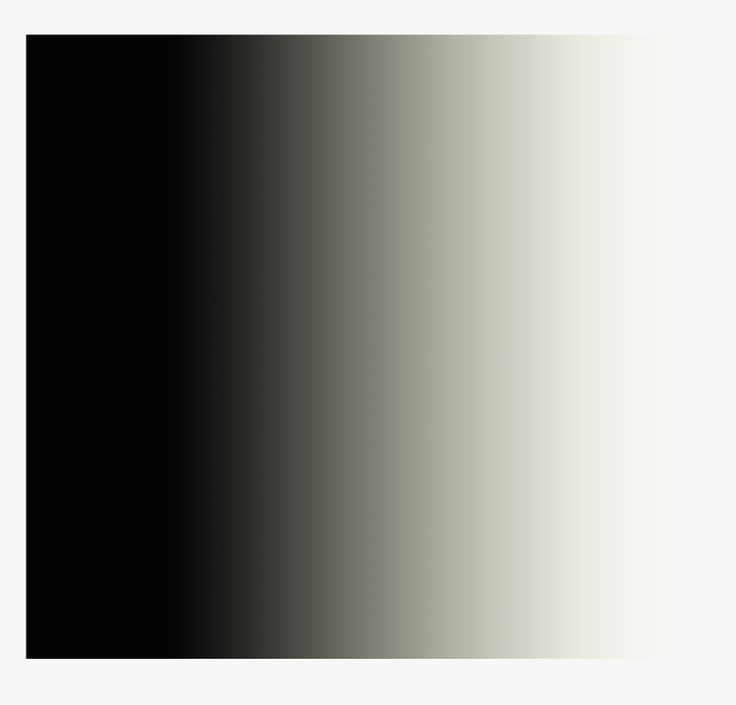
//> input picture exposicion/umbralesprev/gradient.png, 736 x 705 px
$ ./main   (built with g++ and OpenCV 4)
//> lines starting //> are read from the running program, lines starting //| are printed output that depends on the picture; after the words box and inside, x2 and y2 are one past the last pixel; in counts of white or black regions, pixels touching at a corner belong together
#include <opencv2/opencv.hpp>
#include <iostream>
#include <vector>
#include <string>

using namespace cv;
using namespace std;

// Función auxiliar para crear una grilla de imágenes
Mat createGrid(vector<Mat>& images, vector<string>& titles, int cols, int cellW, int cellH) {
    int rows = (int)ceil((double)images.size() / cols);
    int titleBarH = 30;
    Mat grid(rows * (cellH + titleBarH), cols * cellW, CV_8U, Scalar(50));

    for (size_t idx = 0; idx < images.size(); idx++) {
        int r = idx / cols;
        int c = idx % cols;

        // Redimensionar imagen al tamaño de celda
        Mat resized;
        resize(images[idx], resized, Size(cellW, cellH));

        // Copiar imagen en la celda
        Rect roi(c * cellW, r * (cellH + titleBarH) + titleBarH, cellW, cellH);
        resized.copyTo(grid(roi));

        // Escribir título
        putText(grid, titles[idx],
                Point(c * cellW + 5, r * (cellH + titleBarH) + 20),
                FONT_HERSHEY_SIMPLEX, 0.5, Scalar(255), 1);
    }
    return grid;
}

// -------------------------------------------------------
// Script 1: Tipos de umbralización global (gradient.png)
// -------------------------------------------------------
void script1() {
    Mat img = imread("../gradient.png", IMREAD_GRAYSCALE);
//> img: 705 rows x 736 cols, CV_8UC1; min 0, max 255, mean 143
    if (img.empty()) { cerr << "Error: no se pudo cargar gradient.png" << endl; return; }

    Mat thresh1, thresh2, thresh3, thresh4, thresh5;
    threshold(img, thresh1, 127, 255, THRESH_BINARY);
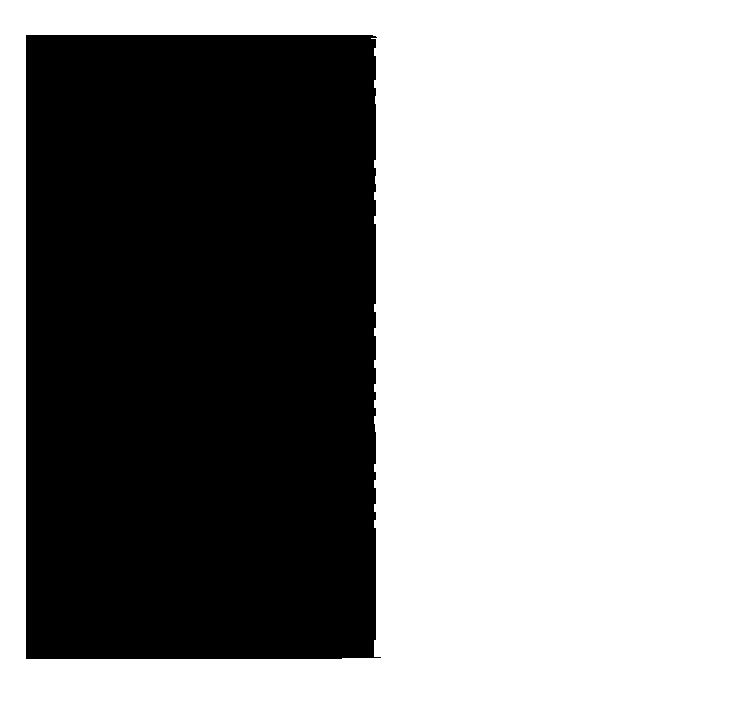
//> thresh1: 705 rows x 736 cols, CV_8UC1; 58% white; 1 black region, box (x1, y1, x2, y2) and area: (26, 35, 381, 659) 218066
    threshold(img, thresh2, 127, 255, THRESH_BINARY_INV);
    threshold(img, thresh3, 127, 255, THRESH_TRUNC);
    threshold(img, thresh4, 127, 255, THRESH_TOZERO);
    threshold(img, thresh5, 127, 255, THRESH_TOZERO_INV);
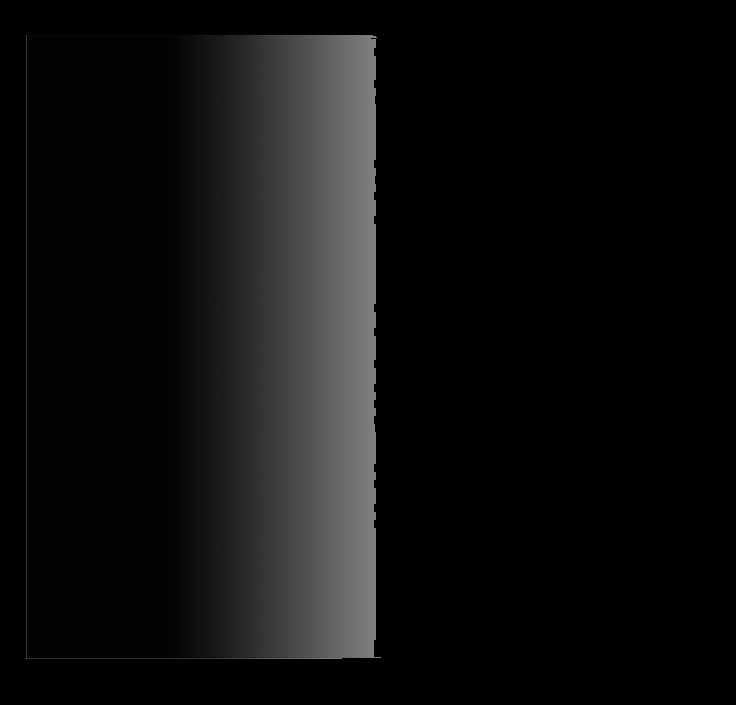
//> thresh5: 705 rows x 736 cols, CV_8UC1; min 0, max 127, mean 15.6

    vector<Mat> images = {img, thresh1, thresh2, thresh3, thresh4, thresh5};
    vector<string> titles = {"Original", "BINARY", "BINARY INV", "TRUNC", "TOZERO", "TOZERO INV"};

    Mat grid = createGrid(images, titles, 3, img.cols, img.rows);
//> in createGrid, `int rows = (int)ceil((double)images.size() / cols);`: rows = 2
//> in createGrid, `Mat grid(rows * (cellH + titleBarH), cols * cellW, CV_8U, Scalar(50));`: grid: 1470 rows x 2208 cols, CV_8UC1; every value is 50
//> the loop in createGrid, `for (size_t idx = 0; idx < images.size(); idx++)` made 6 passes
//> after the loop in createGrid, `for (size_t idx = 0; idx < images.size(); idx++)`:
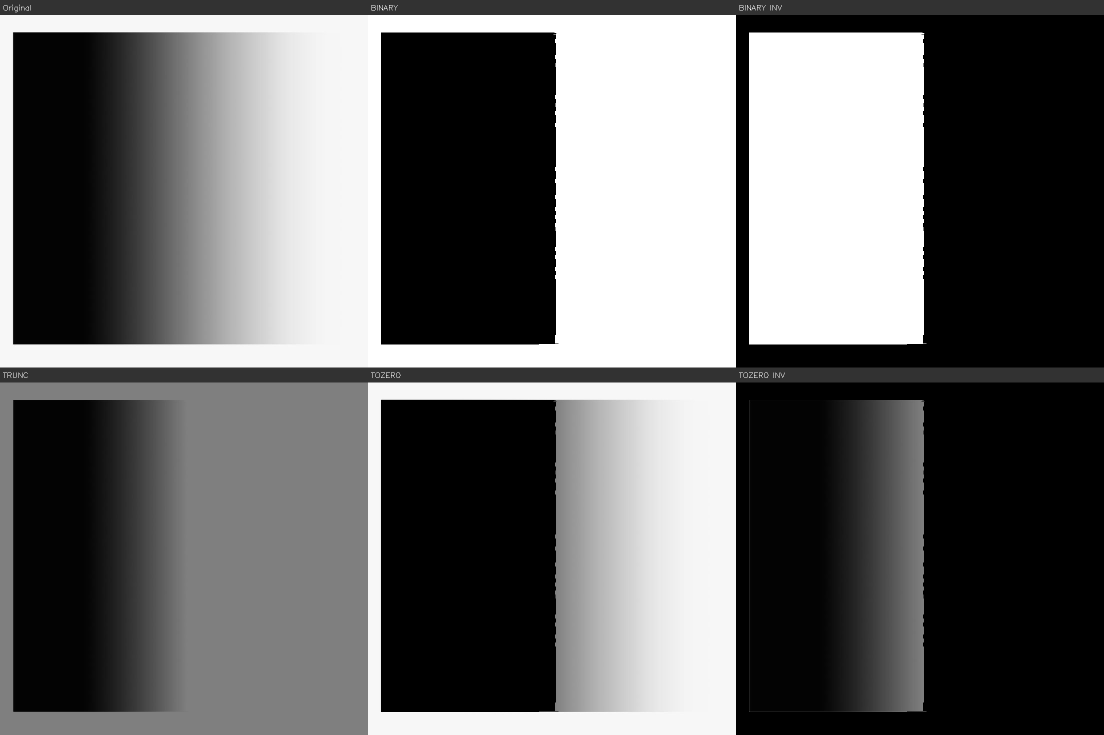
//> grid: 1470 rows x 2208 cols, CV_8UC1 (shown at 1/2 size); min 0, max 255, mean 102.9

    namedWindow("Script 1 - Umbrales Globales", WINDOW_NORMAL);
    imshow("Script 1 - Umbrales Globales", grid);
}

// -------------------------------------------------------
// Script 2: Umbralización adaptativa (sudoku.png)
// -------------------------------------------------------
void script2() {
    Mat img = imread("../sudoku.png", IMREAD_GRAYSCALE);
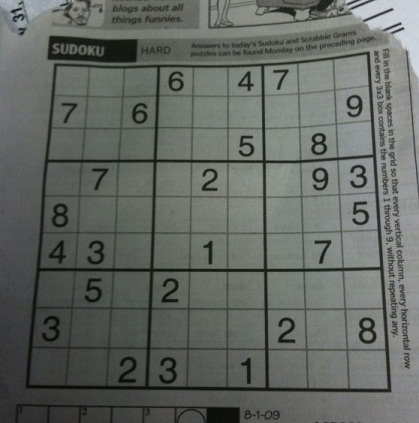
//> input picture exposicion/umbralesprev/sudoku.png, 419 x 423 px
//> img: 423 rows x 419 cols, CV_8UC1; min 5, max 218, mean 101.9
    if (img.empty()) { cerr << "Error: no se pudo cargar sudoku.png" << endl; return; }

    medianBlur(img, img, 5);

    Mat th1, th2, th3;
    threshold(img, th1, 127, 255, THRESH_BINARY);
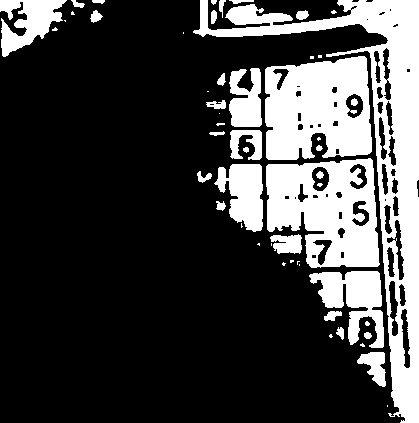
//> th1: 423 rows x 419 cols, CV_8UC1; 26% white; 53 white regions (23 under 20 px), largest, box (x1, y1, x2, y2) and area: (193, 0, 419, 423) 16674, (265, 56, 372, 160) 8942, (266, 158, 380, 268) 8657
    adaptiveThreshold(img, th2, 255, ADAPTIVE_THRESH_MEAN_C,     THRESH_BINARY, 11, 2);
//> th2: 423 rows x 419 cols, CV_8UC1; 77.3% white; 660 black regions (472 under 20 px), largest, box (x1, y1, x2, y2) and area: (25, 51, 391, 393) 10186, (141, 0, 404, 49) 3644, (47, 36, 138, 62) 1324
    adaptiveThreshold(img, th3, 255, ADAPTIVE_THRESH_GAUSSIAN_C, THRESH_BINARY, 11, 2);
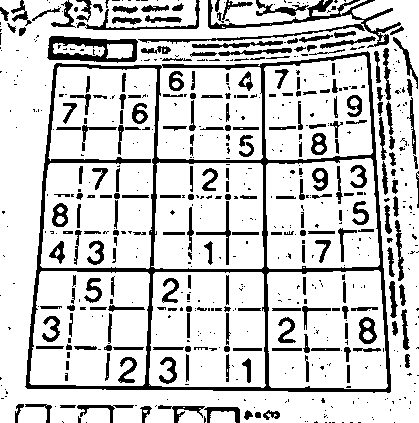
//> th3: 423 rows x 419 cols, CV_8UC1; 80.5% white; 648 black regions (412 under 20 px), largest, box (x1, y1, x2, y2) and area: (25, 51, 391, 393) 9369, (138, 0, 401, 48) 1856, (47, 36, 138, 63) 1212

    vector<Mat> images = {img, th1, th2, th3};
    vector<string> titles = {"Original", "Global (v=127)", "Adaptive Mean", "Adaptive Gaussian"};

    Mat grid = createGrid(images, titles, 2, img.cols, img.rows);
//> call 2 of createGrid, with cols = 2, cellW = 419, cellH = 423
//> in createGrid (call 2), `Mat grid(rows * (cellH + titleBarH), cols * cellW, CV_8U, Scalar(50));`: grid: 906 rows x 838 cols, CV_8UC1; every value is 50
//> the loop in createGrid (call 2), `for (size_t idx = 0; idx < images.size(); idx++)` made 4 passes
//> after the loop in createGrid (call 2), `for (size_t idx = 0; idx < images.size(); idx++)`:
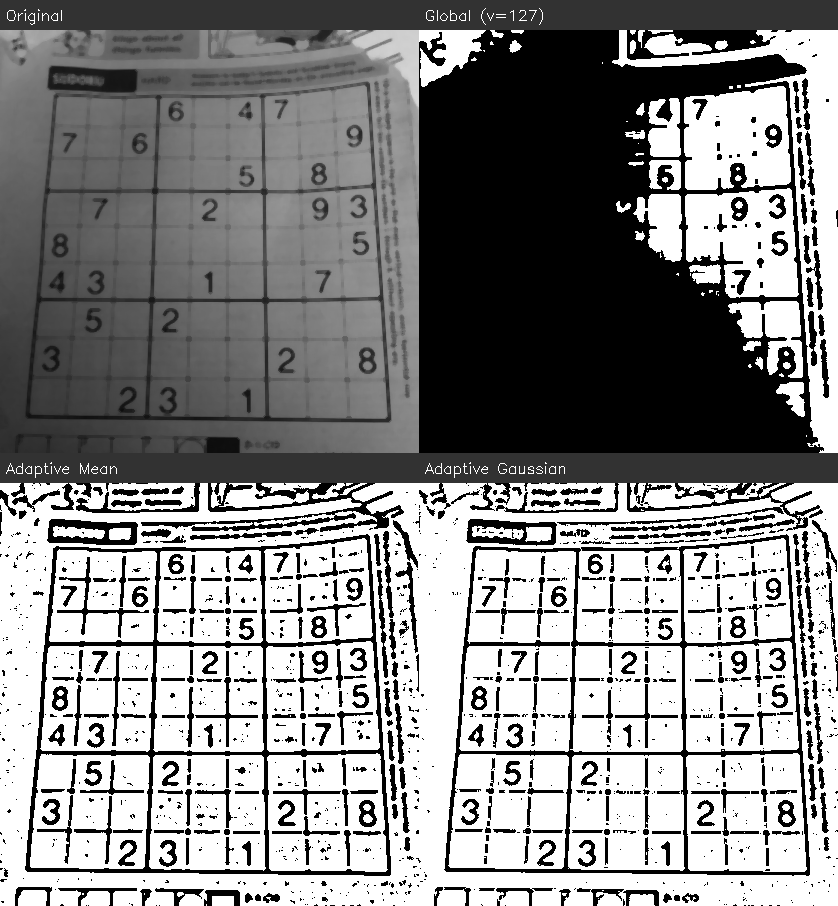
//> grid: 906 rows x 838 cols, CV_8UC1; min 0, max 255, mean 137.2

    namedWindow("Script 2 - Umbrales Adaptativos", WINDOW_NORMAL);
    imshow("Script 2 - Umbrales Adaptativos", grid);
}

int main() {
    script1();
    script2();
    waitKey(0);
    return 0;
}
